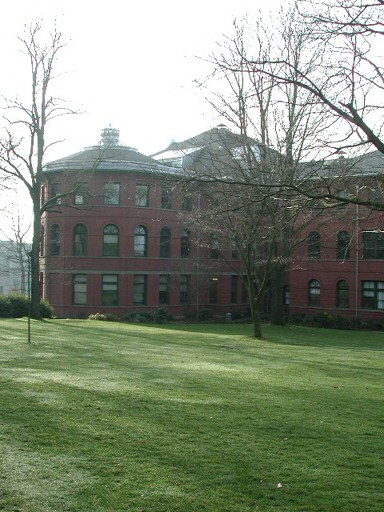
#> input picture test_images/prtn00.jpg, 384 x 512 px
$ python -i harris_visualizeUI.py   (imports and definitions only)
#> lines starting #> are read from the running program, lines starting #| are printed output that depends on the picture
import sys
import cv2
import numpy as np

from PyQt5.QtWidgets import (
    QApplication, QMainWindow, QWidget, QLabel, QPushButton, QFileDialog,
    QHBoxLayout, QVBoxLayout, QMessageBox
)
from PyQt5.QtGui import QPixmap, QImage, QFont

#############################
# 1) Harris + Descriptor + Matching 核心函式
#############################

def conv2d(img, kernel):
    """2D 捲積函數 (簡化版)"""
    h, w = img.shape
    m, n = kernel.shape
    pad_img = np.pad(img, (m // 2, n // 2), 'edge').astype(np.float64)
    result = np.zeros_like(img, dtype=np.float64)
    for i in range(m):
        for j in range(n):
            result += pad_img[i:i + h, j:j + w] * kernel[i, j]
    return result

def HarrisCorner(img_bgr, max_points=200, k=0.05, block_size=21, gauss_sigma=2, thresh_ratio=0.02):
    """
    Harris Corner檢測
    回傳： (corner_candidates, Ix, Iy)
    corner_candidates 為 [(y, x, R), ...]
    """
    h, w, _ = img_bgr.shape
    gray = cv2.cvtColor(img_bgr, cv2.COLOR_BGR2GRAY).astype(np.float32)

    # 計算 Ix, Iy (簡單卷積)
    Hx = np.array([[0, 0, 0],
                   [1, 0, -1],
                   [0, 0, 0]], dtype=np.float32)
    Hy = np.array([[0, 1, 0],
                   [0, 0, 0],
                   [0, -1, 0]], dtype=np.float32)

    Ix = conv2d(gray, Hx)
    Iy = conv2d(gray, Hy)

    # 高斯平滑
    Ix2 = cv2.GaussianBlur(Ix**2, (block_size, block_size), gauss_sigma)
    Iy2 = cv2.GaussianBlur(Iy**2, (block_size, block_size), gauss_sigma)
    Ixy = cv2.GaussianBlur(Ix * Iy, (block_size, block_size), gauss_sigma)

    # Harris R
    detM = (Ix2 * Iy2) - (Ixy**2)
    traceM = Ix2 + Iy2
    R = detM - k * (traceM**2)

    # threshold
    harris_max = np.max(R)
    threshold = harris_max * thresh_ratio
    corner_candidates = []
    for i in range(1, h - 1):
        for j in range(1, w - 1):
            if R[i, j] > threshold:
                local_patch = R[i - 1:i + 2, j - 1:j + 2]
                if R[i, j] == np.max(local_patch):
                    corner_candidates.append((i, j, R[i, j]))

    corner_candidates.sort(key=lambda x: x[2], reverse=True)
    corner_candidates = corner_candidates[:max_points]
    return corner_candidates, Ix, Iy

def calc_orientation(Ix, Iy):
    """計算梯度大小 m 與角度 theta (0~360)"""
    m = np.sqrt(Ix**2 + Iy**2)
    theta = np.rad2deg(np.arctan2(Iy, Ix)) % 360
    return m, theta

def gen_descriptor(fpx, fpy, m, theta):
    """
    建立 16x16 patch 的 SIFT-like descriptor，回傳128維向量
    """
    pad_size = 8
    m_padded = np.pad(m, pad_size, mode='edge')
    theta_padded = np.pad(theta, pad_size, mode='edge')
    fpx_ = fpx + pad_size
    fpy_ = fpy + pad_size

    patchM = m_padded[fpx_:fpx_ + 16, fpy_:fpy_ + 16].copy()
    patchT = theta_padded[fpx_:fpx_ + 16, fpy_:fpy_ + 16].copy()

    patchM = cv2.GaussianBlur(patchM, (9, 9), 4.5)
    bins = 8
    angles_hist = np.zeros((bins,), dtype=np.float32)

    for i in range(16):
        for j in range(16):
            mag_val = patchM[i, j]
            ang_val = patchT[i, j] % 360
            idx_bin = int((ang_val / 360) * bins) % bins
            angles_hist[idx_bin] += mag_val

    main_theta = (np.argmax(angles_hist) + 0.5) * (360 / bins)

    patchT -= main_theta
    patchT = (patchT + 360) % 360

    descriptor = []
    block_size = 4
    for by in range(4):
        for bx in range(4):
            subM = patchM[by*block_size:(by+1)*block_size, bx*block_size:(bx+1)*block_size]
            subT = patchT[by*block_size:(by+1)*block_size, bx*block_size:(bx+1)*block_size]
            hist_8 = np.zeros((bins,), dtype=np.float32)
            for yy in range(block_size):
                for xx in range(block_size):
                    mag_val = subM[yy, xx]
                    ang_val = subT[yy, xx] % 360
                    idx_bin = int((ang_val / 360) * bins) % bins
                    hist_8[idx_bin] += mag_val
            descriptor.extend(hist_8)
    descriptor = np.array(descriptor, dtype=np.float32)
    descriptor /= (np.linalg.norm(descriptor) + 1e-7)
    descriptor = np.clip(descriptor, 0, 0.2)
    descriptor /= (np.linalg.norm(descriptor) + 1e-7)
    return descriptor

def compute_keypoints_and_descriptors_harris(img_bgr, max_points=200):
    """
    Harris + Descriptor
    回傳:
      kps: [ (x, y), ... ]
      descs: ndarray shape=(N, 128)
    """
    corners, Ix, Iy = HarrisCorner(img_bgr, max_points=max_points)
    m, theta = calc_orientation(Ix, Iy)

    h, w = img_bgr.shape[:2]
    margin = 8
    kps = []
    descs = []

    for (yy, xx, val) in corners:
        if yy < margin or yy >= h - margin:
            continue
        if xx < margin or xx >= w - margin:
            continue
        kps.append((xx, yy))
        desc = gen_descriptor(yy, xx, m, theta)
        descs.append(desc)

    descs = np.array(descs, dtype=np.float32)
    return kps, descs

# [69 lines left out: functions simple_match, convertCV2Qt, draw_harris_corners_on_image, draw_matches_side_by_side, not called in this run]


class HarrisDemoWindow(QMainWindow):
    # [108 lines left out: functions __init__, load_imageA, load_imageB, runHarrisAndMatch, main, not called in this run]


# [2 lines not run here, left out]

>>> import cv2
>>> picture = cv2.imread('test_images/prtn00.jpg')
#> picture is the input picture: shape (512, 384, 3); mean B, G, R 121.6, 140.8, 130.6
>>> result = compute_keypoints_and_descriptors_harris(picture)
#> in conv2d, `pad_img = np.pad(img, (m // 2, n // 2), 'edge').astype(np.float64)`:
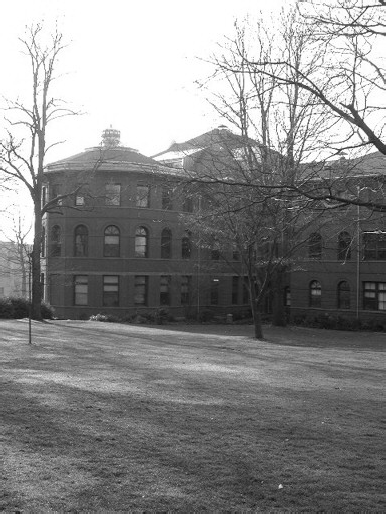
#> pad_img: shape (514, 386) float64; min 1, max 255, mean 135.7
#> after the loop in conv2d, `for i in range(m):`:
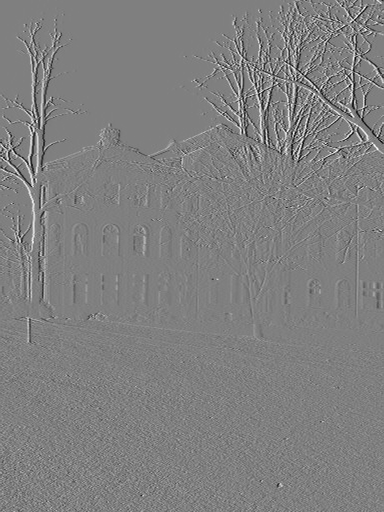
#> result: shape (512, 384) float64; min -208, max 207, mean 0.3; drawn with min black and max white
#> after the loop in conv2d (call 2), `for i in range(m):`:
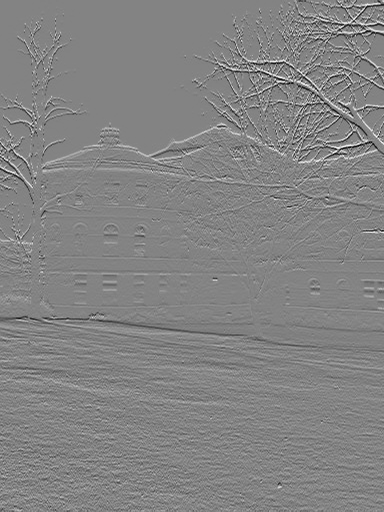
#> result: shape (512, 384) float64; min -224, max 211, mean 0.6; drawn with min black and max white
#> in HarrisCorner, `traceM = Ix2 + Iy2`:
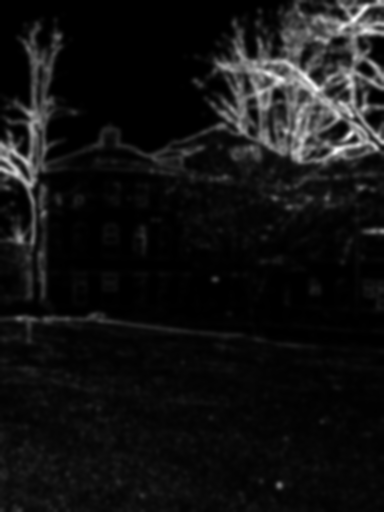
#> traceM: shape (512, 384) float64; min 0, max 20701.7, mean 1556.8; drawn with min black and max white
#> in HarrisCorner, `harris_max = np.max(R)`: harris_max = 79405538.1
#> in HarrisCorner, `threshold = harris_max * thresh_ratio`: threshold = 1588110.8
#> after the loop in HarrisCorner, `for i in range(1, h - 1):`: corner_candidates = 279 items, first 6: (1, 297, 4216341.7), (2, 379, 29166735.3), (3, 323, 2000363.7), (5, 341, 26401234.1), (5, 353, 11916483.7), (6, 329, 5885796.4)
#> in HarrisCorner, `corner_candidates = corner_candidates[:max_points]`: corner_candidates = 200 items, first 6: (19, 353, 79405538.1), (149, 336, 73193728.8), (75, 305, 68221735.5), (29, 365, 60146585.7), (116, 338, 52186638.7), (89, 319, 52032660.2)
#> in compute_keypoints_and_descriptors_harris, `corners, Ix, Iy = HarrisCorner(img_bgr, max_points=max_points)`: corners has the same summary as corner_candidates in HarrisCorner
#> in calc_orientation, `theta = np.rad2deg(np.arctan2(Iy, Ix)) % 360`:
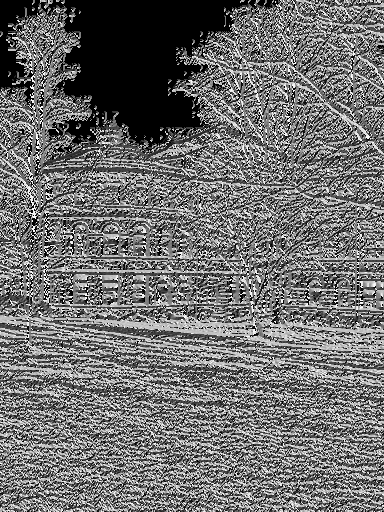
#> theta: shape (512, 384) float64; min 0, max 359.6, mean 156.9; drawn with min black and max white
#> the loop in compute_keypoints_and_descriptors_harris, `for (yy, xx, val) in corners:` made 200 passes
#> (yy, xx, val, fpx_ in gen_descriptor, fpy_ in gen_descriptor, main_theta in gen_descriptor) on passes 1 to 3: (19, 353, 79405538.1, 27, 361, 112.5), (149, 336, 73193728.8, 157, 344, 112.5), (75, 305, 68221735.5, 83, 313, 112.5)
#> pass 1, in gen_descriptor, `m_padded = np.pad(m, pad_size, mode='edge')`:
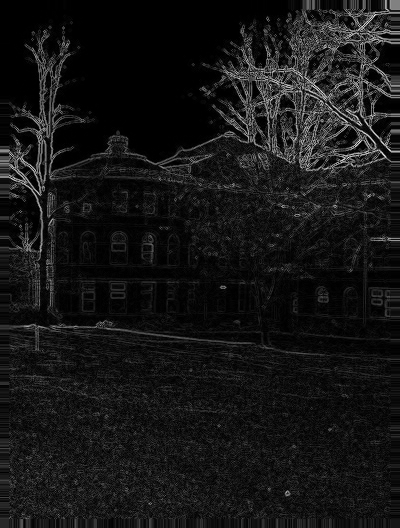
#> m_padded: shape (528, 400) float64; min 0, max 287.9, mean 24.6; drawn with min black and max white
#> pass 1, in gen_descriptor, `theta_padded = np.pad(theta, pad_size, mode='edge')`:
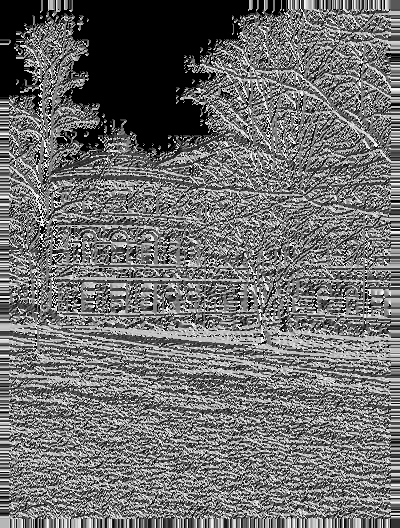
#> theta_padded: shape (528, 400) float64; min 0, max 359.6, mean 156.1; drawn with min black and max white
#> after the loop in compute_keypoints_and_descriptors_harris, `for (yy, xx, val) in corners:`: descs = 185 items; kps = 185 pairs, first value 10 to 375, second value 9 to 485

$ run again, on test_images/prtn01.jpg
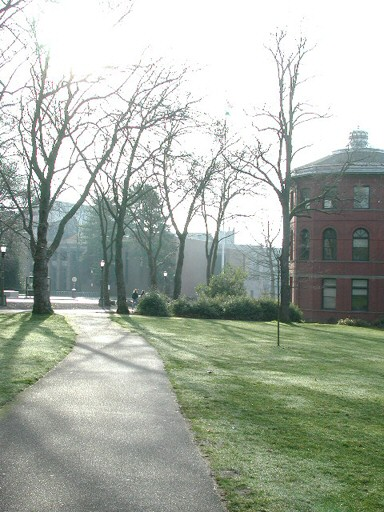
#> input picture test_images/prtn01.jpg, 384 x 512 px
#> picture is the input picture: shape (512, 384, 3); mean B, G, R 164.6, 175.8, 168
#> harris_max = 43515479.1
#> threshold = 870309.6
#> after the loop in HarrisCorner, `for i in range(1, h - 1):`: corner_candidates = 453 items, first 6: (4, 5, 14768222.5), (4, 11, 6970485.3), (6, 16, 3847845), (11, 2, 3839328.9), (24, 3, 11630392.2), (34, 282, 3022228.5)
#> in HarrisCorner, `corner_candidates = corner_candidates[:max_points]`: corner_candidates = 200 items, first 6: (207, 16, 43515479.1), (138, 38, 34207480.3), (169, 31, 32490164.8), (297, 32, 31306802.2), (193, 104, 30623190.7), (156, 261, 29880980.1)
#> corners has the same summary as corner_candidates in HarrisCorner
#> in calc_orientation, `theta = np.rad2deg(np.arctan2(Iy, Ix)) % 360`:
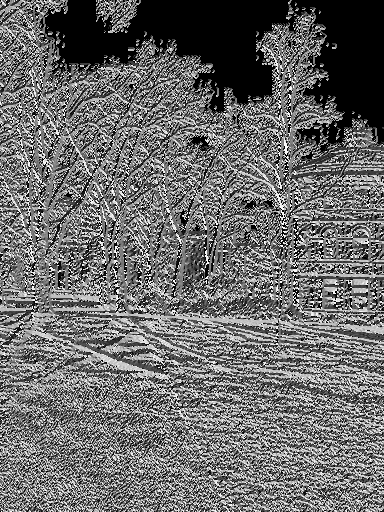
#> theta: shape (512, 384) float64; min 0, max 359.6, mean 151.6; drawn with min black and max white
#> the loop in compute_keypoints_and_descriptors_harris, `for (yy, xx, val) in corners:` made 200 passes
#> (yy, xx, val, fpx_ in gen_descriptor, fpy_ in gen_descriptor, main_theta in gen_descriptor) on passes 1 to 3: (207, 16, 43515479.1, 215, 24, 337.5), (138, 38, 34207480.3, 146, 46, 157.5), (169, 31, 32490164.8, 177, 39, 157.5)
#> pass 1, in gen_descriptor, `theta_padded = np.pad(theta, pad_size, mode='edge')`:
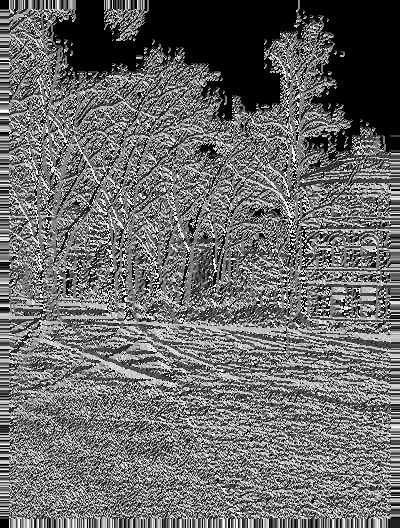
#> theta_padded: shape (528, 400) float64; min 0, max 359.6, mean 150; drawn with min black and max white
#> after the loop in compute_keypoints_and_descriptors_harris, `for (yy, xx, val) in corners:`: descs = 192 items; kps = 192 pairs, first value 11 to 294, second value 76 to 323

$ run again, on test_images/prtn02.jpg
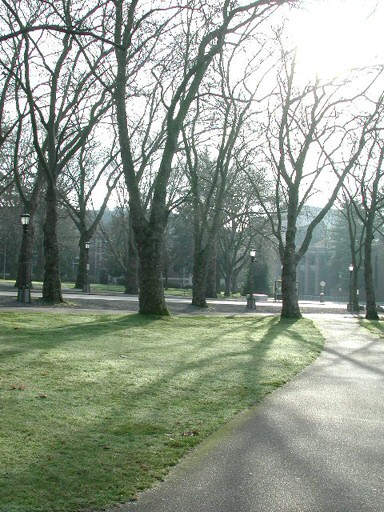
#> input picture test_images/prtn02.jpg, 384 x 512 px
#> picture is the input picture: shape (512, 384, 3); mean B, G, R 140.5, 153.5, 144
#> harris_max = 79149157.3
#> threshold = 1582983.1
#> after the loop in HarrisCorner, `for i in range(1, h - 1):`: corner_candidates = 701 items, first 6: (2, 74, 12397210.3), (3, 99, 42145266.5), (3, 290, 3621835.5), (4, 202, 28124959.7), (4, 205, 26640558.3), (4, 222, 15620839)
#> in HarrisCorner, `corner_candidates = corner_candidates[:max_points]`: corner_candidates = 200 items, first 6: (73, 3, 79149157.3), (26, 74, 75209347.8), (37, 17, 72778897.3), (75, 98, 70904579.3), (39, 109, 68803091.9), (161, 35, 67638477.6)
#> corners has the same summary as corner_candidates in HarrisCorner
#> in calc_orientation, `theta = np.rad2deg(np.arctan2(Iy, Ix)) % 360`:
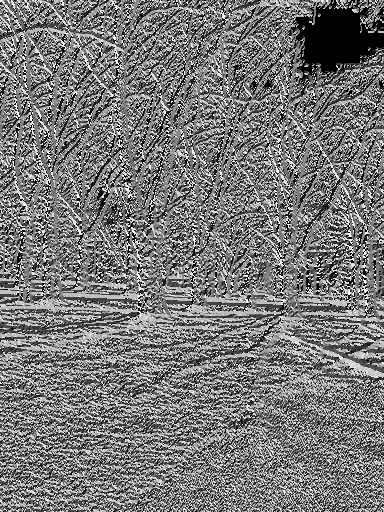
#> theta: shape (512, 384) float64; min 0, max 359.7, mean 169.8; drawn with min black and max white
#> the loop in compute_keypoints_and_descriptors_harris, `for (yy, xx, val) in corners:` made 200 passes
#> (yy, xx, val, fpx_ in gen_descriptor, fpy_ in gen_descriptor, main_theta in gen_descriptor) on passes 2 to 4: (26, 74, 75209347.8, 34, 82, 292.5), (37, 17, 72778897.3, 45, 25, 202.5), (75, 98, 70904579.3, 83, 106, 337.5)
#> pass 2, in gen_descriptor, `theta_padded = np.pad(theta, pad_size, mode='edge')`:
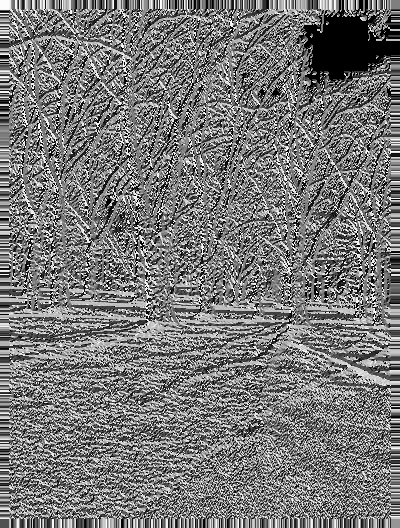
#> theta_padded: shape (528, 400) float64; min 0, max 359.7, mean 170; drawn with min black and max white
#> after the loop in compute_keypoints_and_descriptors_harris, `for (yy, xx, val) in corners:`: descs = 185 items; kps = 185 pairs, first value 9 to 371, second value 8 to 316

$ run again, on test_images/prtn03.jpg
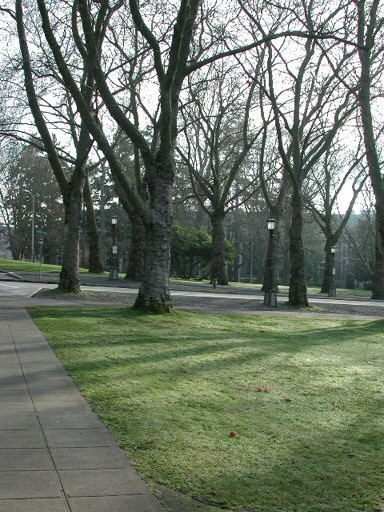
#> input picture test_images/prtn03.jpg, 384 x 512 px
#> picture is the input picture: shape (512, 384, 3); mean B, G, R 104.5, 119.1, 109.9
#> harris_max = 98027354.5
#> threshold = 1960547.1
#> after the loop in HarrisCorner, `for i in range(1, h - 1):`: corner_candidates = 675 items, first 6: (1, 35, 13493470.8), (1, 53, 22538939.6), (1, 270, 52860588.9), (1, 325, 9951336.5), (1, 352, 51443438.9), (2, 14, 9116625.3)
#> in HarrisCorner, `corner_candidates = corner_candidates[:max_points]`: corner_candidates = 200 items, first 6: (83, 124, 98027354.5), (141, 94, 94889030), (203, 230, 93916041.8), (131, 183, 90644014.6), (67, 121, 89953252.1), (82, 340, 88400074.2)
#> corners has the same summary as corner_candidates in HarrisCorner
#> the loop in compute_keypoints_and_descriptors_harris, `for (yy, xx, val) in corners:` made 200 passes
#> (yy, xx, val, fpx_ in gen_descriptor, fpy_ in gen_descriptor, main_theta in gen_descriptor) on passes 1 to 3: (83, 124, 98027354.5, 91, 132, 337.5), (141, 94, 94889030, 149, 102, 337.5), (203, 230, 93916041.8, 211, 238, 22.5)
#> pass 1, in gen_descriptor, `theta_padded = np.pad(theta, pad_size, mode='edge')`:
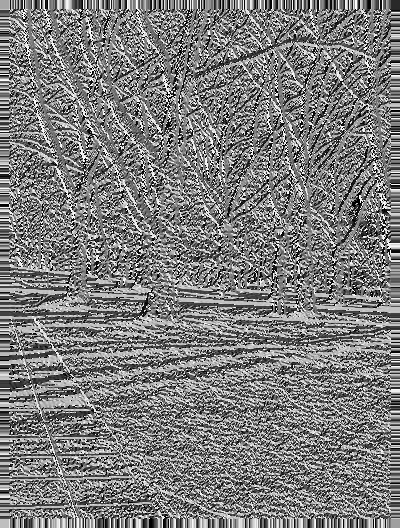
#> theta_padded: shape (528, 400) float64; min 0, max 359.7, mean 176.9; drawn with min black and max white
#> after the loop in compute_keypoints_and_descriptors_harris, `for (yy, xx, val) in corners:`: descs = 194 items; kps = 194 pairs, first value 8 to 373, second value 8 to 220
